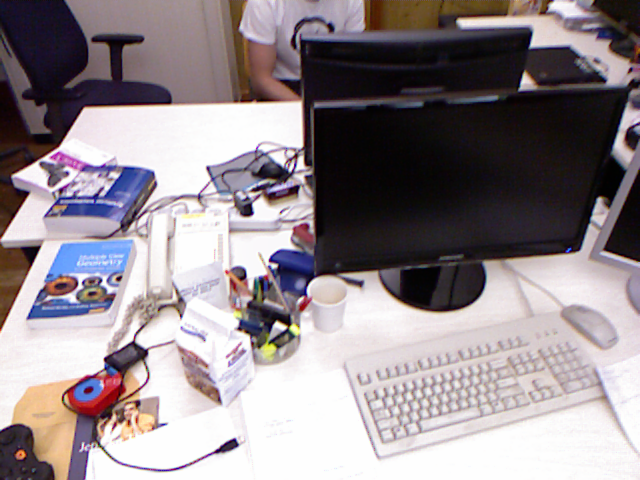
%> input picture ex8_solution/rgb/1305031102.275326.png, 640 x 480 px
$ octave Ex8_Solutions.m   (GNU Octave 9; MATLAB toolbox functions it lacks are replaced by stand-ins)
%> lines starting %> are read from the running program, lines starting %| are printed output that depends on the picture
### ex8_solution/imreadbw.m
function I = imreadbw(file)
%> called with file = 'rgb/1305031102.275326.png'
I=im2double(imread(file)) ;

if(size(I,3) > 1)
  I = rgb2gray( I ) ;
%> I: size 480x640 double
end

### ex8_solution/downscale.m
function [ Id, Dd, Kd ] = downscale( I, D, K, level )
    % downscale intensity image, depth map and camera intrinsics (recursively)

    if(level <= 1)
        % coarsest pyramid level
        Id = I;
        Dd = D;
        Kd = K;
        return;
    end

    % downscale camera intrinsics
    % this is because we interpolate in such a way, that
    % the image is discretized at the exact pixel-values (e.g. 3,7), and
    % not at the center of each pixel (e.g. 3.5, 7.5).
    Kd = [K(1,1)/2, 0, (K(1,3)+0.5)/2-0.5;
            0, K(2,2)/2, (K(2,3)+0.5)/2-0.5;
            0, 0, 1];

    % downscale intensity image
    Id = (I(0+(1:2:end), 0+(1:2:end)) + ...
        I(1+(1:2:end), 0+(1:2:end)) + ...
        I(0+(1:2:end), 1+(1:2:end)) + ...
        I(1+(1:2:end), 1+(1:2:end)))*0.25;

    % downscale depth map
    DdCountValid = (sign(D(0+(1:2:end), 0+(1:2:end))) + ...
                sign(D(1+(1:2:end), 0+(1:2:end))) + ...
                sign(D(0+(1:2:end), 1+(1:2:end))) + ...
                sign(D(1+(1:2:end), 1+(1:2:end))));
    Dd = (D(0+(1:2:end), 0+(1:2:end)) + ...
        D(1+(1:2:end), 0+(1:2:end)) + ...
        D(0+(1:2:end), 1+(1:2:end)) + ...
        D(1+(1:2:end), 1+(1:2:end))) ./ DdCountValid;
    Dd(isnan(Dd)) = 0;

    % recursively downscale on next pyramid level
    [Id, Dd, Kd] = downscale( Id, Dd, Kd, level - 1);
end

### ex8_solution/Ex8_Solutions.m
%% Multiple View Geometry 2017, Exercise Sheet 8
% Prof. Daniel Cremers, Christiane Sommer, Rui Wang

% Direct Image Alignment
% Code by R. Maier, J. Engel

% select dataset
dataset = 1;
% 1 = fr1/xyz:
% expected result approximately  -0.0018    0.0065    0.0369   -0.0287   -0.0184   -0.0004
% 2 = fr3/long_office_household:
% expected result approximately  0.2979   -0.0106    0.0452   -0.0041   -0.0993   -0.0421

% use numeric/analytic derivatives (true=numeric, false=analytic)
useNumeric = false;%true;

% load dataset
if (dataset == 1)
    % camera intrinsics
    K = [517.3 0 318.6;	0 516.5 255.3; 0 0 1];
    % first pair of input frames
    c1 = double(imreadbw('rgb/1305031102.275326.png'));
    c2 = double(imreadbw('rgb/1305031102.175304.png'));
%> call 2 of imreadbw, with file = 'rgb/1305031102.175304.png'
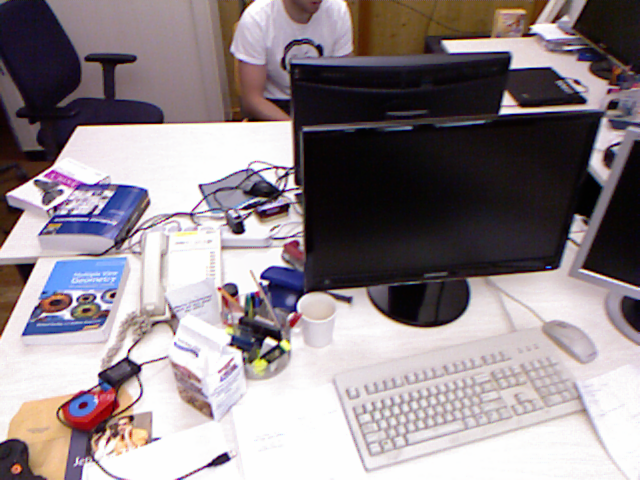
%> input picture ex8_solution/rgb/1305031102.175304.png, 640 x 480 px
%> in imreadbw (call 2), `I = rgb2gray( I ) ;`:
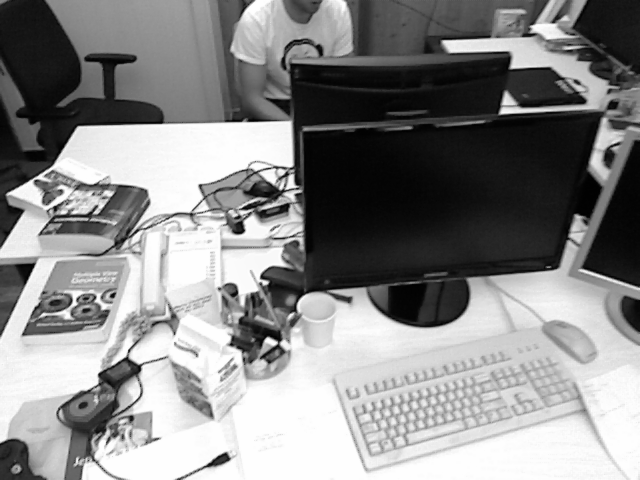
%> I: size 480x640 double; min 0.00392, max 0.996, mean 0.541
    d1 = double(imread('depth/1305031102.262886.png'))/5000;
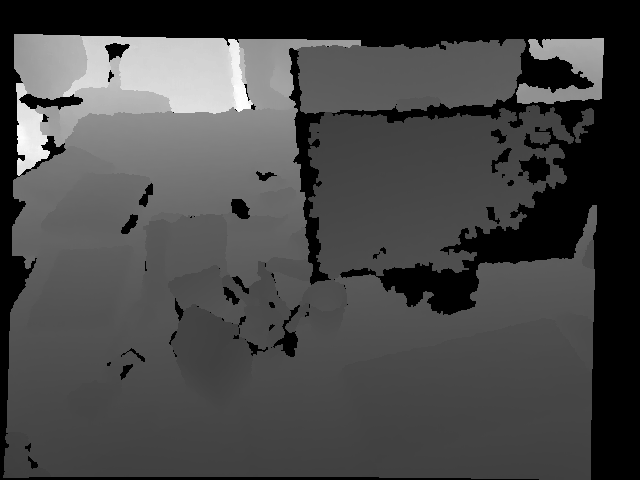
%> input picture ex8_solution/depth/1305031102.262886.png, 640 x 480 px
%> d1: size 480x640 double; min 0, max 3.6, mean 1
    d2 = double(imread('depth/1305031102.160407.png'))/5000;
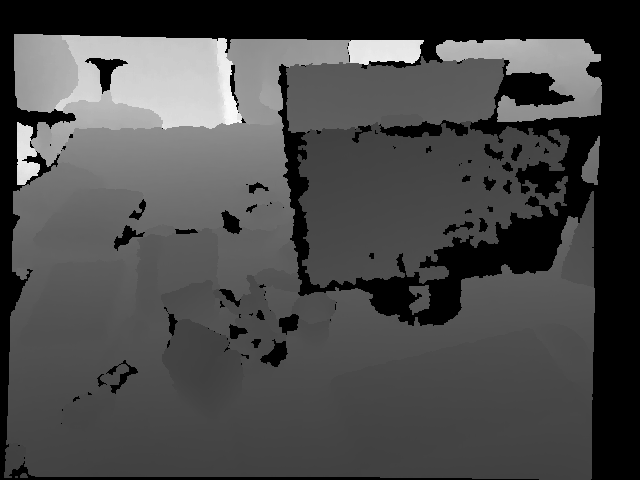
%> input picture ex8_solution/depth/1305031102.160407.png, 640 x 480 px
%> d2: size 480x640 double; min 0, max 3.72, mean 1.07
else
    % camera intrinsics
    K = [ 535.4  0 320.1;	0 539.2 247.6; 0 0 1];
    % second pair of input frames
    c1 = double(imreadbw('rgb/1341847980.722988.png'));
    %c1 = double(imreadbw('rgb/1341847980.722988_broken.png'));
    c2 = double(imreadbw('rgb/1341847982.998783.png'));
    d1 = double(imread('depth/1341847980.723020.png'))/5000;
    d2 = double(imread('depth/1341847982.998830.png'))/5000;
end

% initialization
xi = [0 0 0 0 0 0]';

% pyramid levels
tic
%> (the run ends here)
